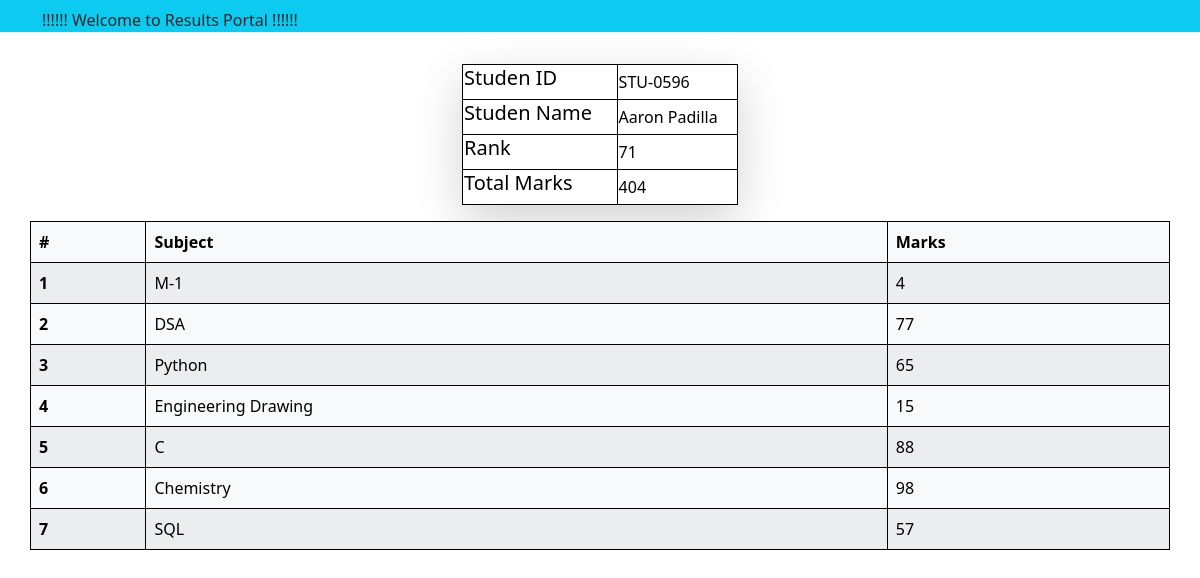
Page /see_marks/STU-0596 on the committed database.
### reports/models.py (models this page shows, shortened)
class Student(models.Model):
    student_name=models.CharField(max_length=100)
    student_email=models.EmailField(unique=True)
    student_age=models.IntegerField(default=18)
    student_address=models.CharField(max_length=100)
    student_id=models.OneToOneField(StudentID,related_name='studentid',on_delete=models.CASCADE)
    department=models.ForeignKey(Department,related_name='depart',on_delete=models.CASCADE)
    class Meta:
        ordering=['student_name']
        verbose_name='student'

class StudentID(models.Model):
    student_id=models.CharField(max_length=100)
    def __str__(self) -> str:
        return self.student_id

class SubjectMarks(models.Model):
    student=models.ForeignKey(Student,related_name='studentmarks',on_delete=models.CASCADE,null=True)
    subject=models.ForeignKey(Subject,on_delete=models.CASCADE)
    marks=models.IntegerField()
    class Meta:
        unique_together=['student','subject']

class ReportCard(models.Model):
    student=models.ForeignKey(Student,related_name='studentreportmarks',on_delete=models.CASCADE,null=True)
    date_of_report_card=models.DateField(auto_now_add=True)
    student_rank=models.IntegerField()
    class Meta:
        ordering=['student_rank','date_of_report_card']

class Subject(models.Model):
    subject_name=models.CharField(max_length=100)

### reports/views.py (the view)
# urls.py: path('see_marks/<student_id>',see_marks,name="see_marks")
def see_marks(request,student_id):
    queryset=SubjectMarks.objects.filter(student__student_id__student_id=student_id)
    students=Student.objects.filter(student_id__student_id=student_id)
    total_marks=queryset.aggregate(total_marks=Sum('marks'))
    return render(request,'reports/see_marks.html',context={'queryset':queryset,'students':students,'total_marks':total_marks})

### reports/templates/reports/see_marks.html (shortened to what this page needs)
{% extends 'base.html' %}
{% block start %}
<br>
<div class="container table w-25 ">
    <table class="container shadow-lg table-bordered">
      {% for student in students%}
      <tr>
        <td><h5>Studen ID</h5></td>
        <td>{{student.student_id}}</td>
      </tr>
      <tr>
        <td><h5>Studen Name </h5></td>
        <td>{{student.student_name}}</td>
      </tr>
      <tr>
        <td><h5>Rank</td>
        <td>{{queryset.first.student.studentreportmarks.first.student_rank}}</td>
      </tr>
      <tr>
        <td> <h5>Total Marks </h5></td>
        <td>{{total_marks.total_marks}}</td>
      </tr>
      {% endfor %}
  </table>
</div>
<table class=" container table table-striped table-light">
    <thead>
      <tr>
        <th scope="col">#</th>
        <th scope="col">Subject</th>
        <th scope="col">Marks</th>
    </thead>
    <tbody>
        {% for marks in queryset %}
        <tr>
            <th scope="row">{{forloop.counter}}</th>
            <td>{{marks.subject.subject_name}}</td>
            <td>{{marks.marks}}</td>
          </tr>
        {% endfor %}
    </tbody>
  </table>
{% endblock%}

### reports/templates/base.html (style rules this page uses)
table, th, td { border: 1px solid black; border-collapse: collapse; }

### rows in the picture
Student: student_id "STU-0596", student_name "Aaron Padilla", total_marks "404"
SubjectMarks: first.student.studentreportmarks.first.student_rank "71", subject.subject_name "M-1", marks "4"
SubjectMarks: subject.subject_name "DSA", marks "77"
SubjectMarks: subject.subject_name "Python", marks "65"
SubjectMarks: subject.subject_name "Engineering Drawing", marks "15"
SubjectMarks: subject.subject_name "C", marks "88"
SubjectMarks: subject.subject_name "Chemistry", marks "98"
SubjectMarks: subject.subject_name "SQL", marks "57"
